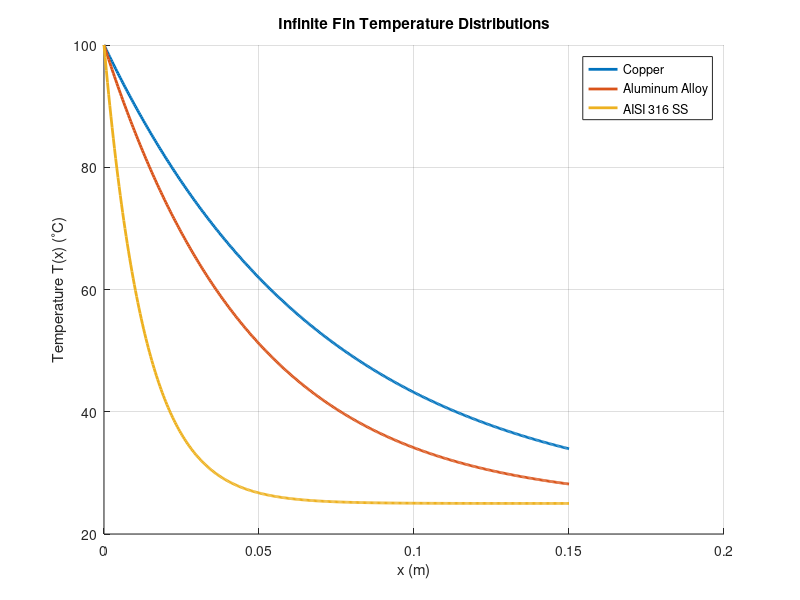

Write the MATLAB code that produced this figure.
% HW4 Problem 3 - Infinite Fin Temperature Distributions

clear; clc;

% Given
D = 0.005;          % m
L = 0.15;           % m
h = 100;            % W/m^2-K
Tb = 100;           % degC
Tinf = 25;          % degC

% Materials (k in W/m-K)
k_Cu  = 398;
k_Al  = 180;
k_SS  = 14;

k_list = [k_Cu, k_Al, k_SS];
names  = {'Copper','Aluminum Alloy','AISI 316 SS'};

% Geometry
P  = pi*D;
Ac = pi*D^2/4;

% x-grid
x = linspace(0, L, 400);

figure; hold on; grid on;
xlabel('x (m)'); ylabel('Temperature T(x) (^{\circ}C)');
title('Infinite Fin Temperature Distributions');

for i = 1:length(k_list)
    k = k_list(i);

    m = sqrt(h*P/(k*Ac));                 % 1/m
    T = Tinf + (Tb - Tinf)*exp(-m*x);     % degC

    % Infinite-fin heat rate
    qfin = sqrt(h*P*k*Ac)*(Tb - Tinf);    % W

    % Tip temperature
    Ttip = Tinf + (Tb - Tinf)*exp(-m*L);

    plot(x, T, 'LineWidth', 2, 'DisplayName', names{i});

    fprintf('%s:\n', names{i});
    fprintf('  m = %.4f 1/m\n', m);
    fprintf('  q_fin = %.4f W\n', qfin);
    fprintf('  T_tip = %.4f degC\n\n', Ttip);
end

legend('Location','best');
